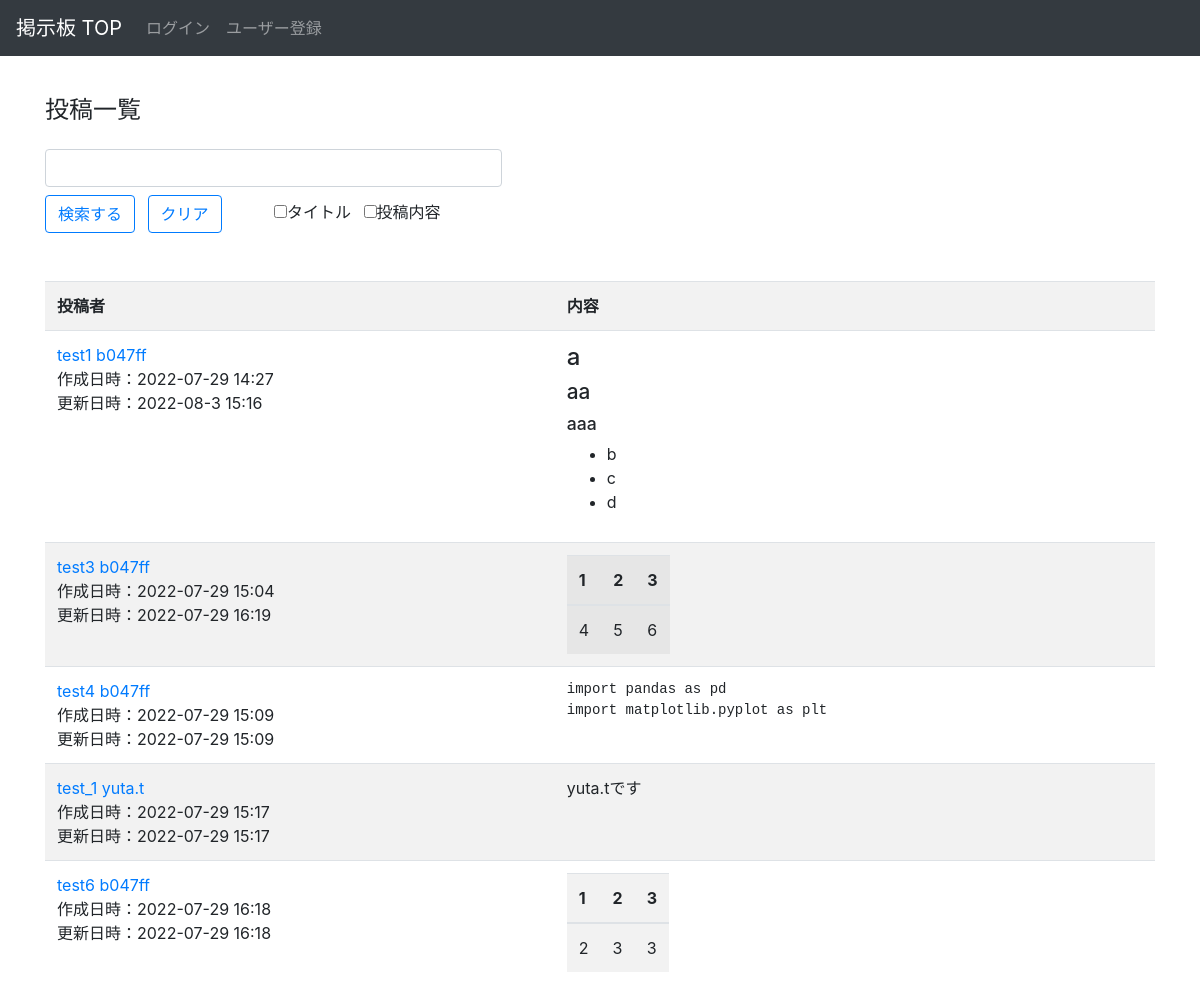
The page /bbs/ on the database as committed earlier.
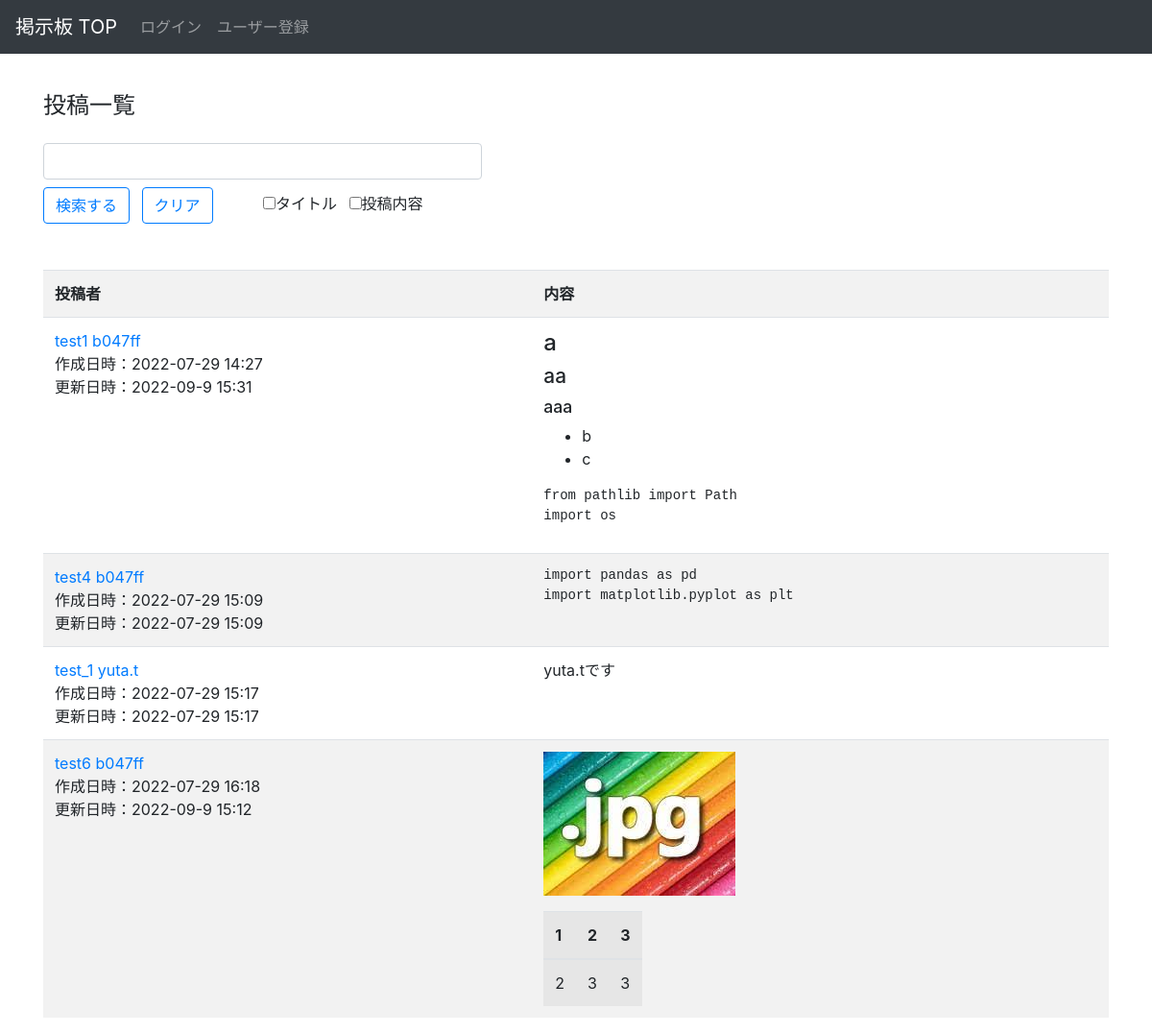
The same page on the database as committed later.
### bbs/models.py (models this page shows, shortened)
class Article(models.Model):
    title = models.CharField(max_length = 200)
    content = MDTextField(max_length=1000) # 変更
    author = models.ForeignKey(
        'auth.User',
        on_delete = models.CASCADE,
    )
    created_at = models.DateTimeField(auto_now_add=True)
    updated_at = models.DateTimeField(auto_now=True)

### bbs/views.py (the view)
# urls.py: path('', views.IndexView.as_view(), name='index'),
class IndexView(generic.ListView):
    def get_queryset(self):
        q_word = self.request.GET.get('query')
        selected_title = self.request.GET.get('title')
        selected_article = self.request.GET.get('article')
        if q_word:
            if selected_title and selected_article:
                object_list = Article.objects.filter(
                    Q(title__icontains=q_word) | Q(content__icontains=q_word))
            elif selected_title:
                object_list = Article.objects.filter(Q(title__icontains=q_word))
            else: # 投稿内容のみ、または両方ともチェックされていない場合は投稿内容のみを検索する
                object_list = Article.objects.filter(Q(content__icontains=q_word))
        else:
            object_list = Article.objects.all()
        return object_list

### bbs/templatetags/markdown_extras.py (called while the page is built)
@register.filter()
@stringfilter
def markdown(value):
    return md.markdown(value, extensions=['markdown.extensions.fenced_code', 'tables', 'toc', 'nl2br'])

### bbs/templates/bbs/article_list.html (shortened to what this page needs)
{% extends 'layout.html' %}
{% load markdown_extras %}
{% block content %}
    <h1 class="mt-3 mb-4">投稿一覧</h1>
    <form action="" method="get" class="mb-5">
        <div class = "form-row">
            <div class = "col-5">
                <input name="query" value="{{ request.GET.query }}" type="text" class ="form-control">
                <div class = "mt-2">
                    <button type="submit" class='submit btn btn-outline-primary'>検索する</button>
                    <a href="./" class='submit btn btn-outline-primary ml-2'>クリア</a>
                    <input type="checkbox" name="title" value="1" class = "ml-5">タイトル
                    <input type="checkbox" name="article" value="1" class = "ml-2">投稿内容
                </div>
            </div>
        </div>
    </form>
    <table class='table table-striped table-hover'>
        <tr>
            <th>投稿者</th>
            <th>内容</th>
        </tr>
        {% for article in object_list %}
        <tr>
            <td>
                <a href='{% url "bbs:detail" article.pk %}'>{{ article.title }} {{ article.author }}</a><br>
                作成日時：{{ article.created_at|date:"Y-m-j H:i" }}<br>
                更新日時：{{ article.updated_at|date:"Y-m-j H:i" }}
            </td>
            <td>{{ article.content|markdown|safe }}</td>
        </tr>
        {% endfor %}
    </table>
{% endblock %}

### templates/layout.html (shortened to what this page needs)
<!DOCTYPE html>
<html>
    <head>
        <link rel='stylesheet' href='https://maxcdn.bootstrapcdn.com/bootstrap/4.0.0/css/bootstrap.min.css'>
        <link rel="stylesheet"href="https://cdn.jsdelivr.net/gh/highlightjs/cdn-release@9.16.2/build/styles/default.min.css">
    </head>
    <body>
        <nav class='navbar navbar-expand-sm navbar-dark bg-dark fixed-top'>
            <a class='navbar-brand' href='{% url "bbs:index" %}'>掲示板 TOP</a>
            <ul class='navbar-nav'>
                {% if user.is_authenticated %}
                    <li class='nav-time'>
                        <span class='navbar-text'>{{ user }} - </span>
                    </li>
                    <li class='nav-item'>
                        <a href='{% url "logout" %}' class='logout nav-link'>ログアウト</a>
                    </li>
                {% else %}
                    <li class="nav-item">
                        <a href='{% url "login" %}' class='login nav-link'>ログイン</a>
                    </li>
                    <li class="nav-item">
                        <a href='{% url "accounts:signup" %}' class='signup nav-link'>ユーザー登録</a>
                    </li>
                {% endif %}
            </ul>
        </nav>
        <div class='container'>
            {% block content %}
            {% endblock %}
        </div>
    </body>
</html>

### templates/layout.html (style rules this page uses)
body { padding-top: 80px; }
h1 { font-size: 150%; }
h2 { font-size: 130%; }
h3 { font-size: 110%; }

Rows that differ between the two databases and show on the page:
removed Article: title "test3", author "b047ff", created_at "2022-07-29 15:04", updated_at "2022-07-29 16:19", content "1 2 3 4 5 6"
changed Article "test1": updated_at "2022-08-3 15:16" → "2022-09-9 15:31"; content "a aa aaa b c d" → "a aa aaa b c from pathlib import Path import os"
changed Article "test6": updated_at "2022-07-29 16:18" → "2022-09-9 15:12"; content: picture added
